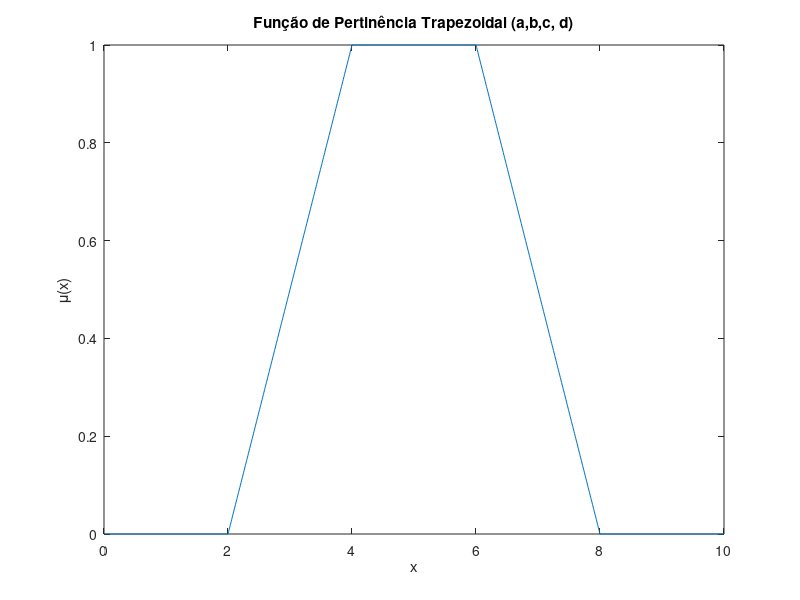

The MATLAB script that drew this image:
x = 0:0.01:10;

% Função de Pertinência Trapezoidal
% 4 parâmetros: a, b, c, d

a = 2;
b = 4;
c = 6;
d = 8;

trapezoidal = trapmf(x, [a b c d]);

plot(x, trapezoidal);
title('Função de Pertinência Trapezoidal (a,b,c, d)');
xlabel('x');
ylabel('\mu(x)');